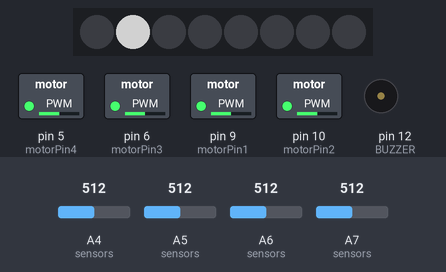
Bench run of a sketch on a simulated Arduino Mega 2560, built with avr-gcc and run on an emulated ATmega2560. Shown: 8 RGB LEDs in strip order, left to right, switched loads named in the sketch (green lamp = pin HIGH), buzzer (waves = sounding). The inputs (shaded band) are chosen by the test bench; at power-on: A4 (sensors) = 512, A5 (sensors) = 512, A6 (sensors) = 512, A7 (sensors) = 512. Dim RGB values are drawn brighter than linear; random numbers use the default seed unless the sketch sets one; pins used as bus, display or sensor lines are not drawn; what the sketch prints to the serial monitor is not drawn.

Above: at 9.2 s.
9.3 s: A4 (sensors) set to 90
At 11.4 s:
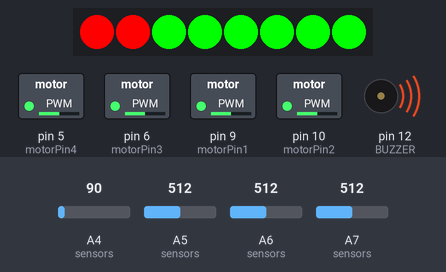
12.3 s: A5 (sensors) set to 90
15.3 s: A6 (sensors) set to 90
At 22.4 s:
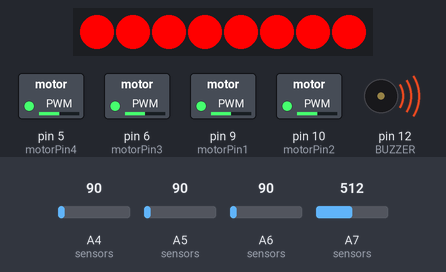
Timing chart, 0 to 53.0 s (numbered marks = the images above; inputs shaded):
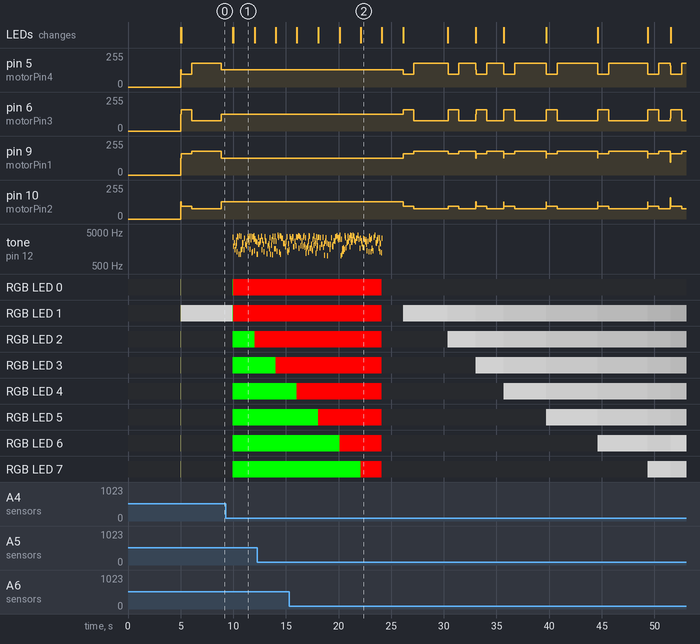

The sketch:

robot_02_nodriza.ino
```cpp
#include "pinDefinition.h"
#include "steer.h"
#include "lineFollower.h"
#include "leds.h"
// estados de control general del robot
#define GO 1 // el robot avanza - usa el lineFollower
#define DOWNLOADING 2
#define WAITING 4
#define TURN 8
#define BACKWARDS 16
int action = GO;
unsigned long pFrameTime = 0; //
int frameRate = 20;
const int INV = B11111111;
void setup()
{
	Serial.begin(9600);
	Serial1.begin(600);
	delay(3000);
	lineFollowerSetup();
	steerSetup();
	// lcdSetup();
	downloadSetup();
	// pinMode(dataPin, INPUT);
	// attachInterrupt(0, interr, FALLING);
	silence();
	ledsOn();
}

int direction = 1;
unsigned long lastDirectionChange;
unsigned long directionChangeTimeout = 1E3;
unsigned long turnDuration = 2E3;
unsigned long turnStartTime = 0;
unsigned long backwardsDuration = 1E3;
unsigned long backwardsStartTime = 0;
unsigned long downloadStartTime = 0;
unsigned long downloadDuration = 8 * 2E3;
void loop()
{
	// joy();
	// run();
	delay(1); // gano tiempo...
	// ------------------------------------
	unsigned long currentTime = millis();
	readSensors();
	updateSensors();
	// main loop
	if ((currentTime - pFrameTime) >= frameRate)
	{
		pFrameTime = currentTime; // controla las animaciones de las luces y demas
		switch (action)
		{
			case GO:
			{
				// lcdPrintCommand("ROBOT: GO");
				playKit();


				wander(millis());
				if (detectBorder())
				{
					direction = inferDirection();
					backwardsStartTime = millis();
					action = BACKWARDS;
				}
				break;
			}
			case BACKWARDS:
				if (millis() - backwardsStartTime < backwardsDuration)
				{
					drive(slow, 0);
					run();
				}
				else
				{
					turnDuration = random(1E3, 4E3);
					turnStartTime = millis();
					action = TURN;
				}
				break;
			case TURN:
			{
				if (millis() - turnStartTime < turnDuration)
				{
					rotate(direction, med);
					run();
				}
				else
				{
					turnDuration = random(1E3, 4E3);
					// action = DOWNLOADING;
					action = random(0, 1E3) < 100 ? DOWNLOADING : GO;
					if(action == DOWNLOADING){
						drive(0,0);
						run();
						downloadStartTime = millis();
					 	for(int times = 0; times < 10; times ++){
					 		Serial1.println("DOWNLOADING");
					 		delay(10);
					 	}
					}
				}
				break;
			}
			case DOWNLOADING:
			{
				// lcdPrintCommand("ROBOT: DOWNLOADING");
				playSound();
				// // playDownloading(currentTime);
				if(playDownloading(millis())){
					action = GO;
					silence();
				}

				break;
			}
		}
	}
}

const int W_WAIT = 0;
const int W_TURN = 1;
const int W_STEPS = 2;
const int W_GO = 4;
int wanderState = W_WAIT;
unsigned long p_wait_delay = 10E3; // ten secs
unsigned long p_turn_delay = 1E3;
unsigned long p_steps_delay = 1E3;
unsigned long p_event_time = 0;
int turnDirection = 1;
void wander(unsigned long currentTime)
{
	switch (wanderState)
	{
		case W_WAIT:
			drive(0, 0);
			run();

			if (currentTime - p_event_time > p_wait_delay)
			{
				p_event_time = currentTime;
				p_wait_delay = random(5E3, 20E3);
				wanderState = random(-1000, 1000) < 0? W_TURN:W_STEPS;
			}
			// do nothing
			break;
		case W_TURN:
			rotate(turnDirection, med);
			run();
			if (currentTime - p_event_time > p_turn_delay)
			{
				p_event_time = currentTime;
				p_turn_delay = random(1E3, 3E3);
				turnDirection = random(-1000, 1000) < 0? -1:1;
				wanderState = random(0, 1000) > 100? W_WAIT:W_STEPS;
			}
			break;
		case W_STEPS:
			drive(-slow, 0);
			run();
			if (currentTime - p_event_time > p_steps_delay)
			{
				p_event_time = currentTime;
				p_steps_delay = random(1E3, 3E3);
				wanderState = random(0, 1000) > 100? W_WAIT:W_TURN;
			}
			break;
		default:
			break;
			// do something
	}
}

boolean detectBorder()
{
	// return status != B00001111? true:false;
	return status != B00001001? true:false;
}

int inferDirection()
{
	return status == B00000011 || status == B00000001? -1:1; // trucho.
}
```

leds.h
```cpp
#include <Adafruit_NeoPixel.h>
#ifdef __AVR__
#include <avr/power.h>
#include "pinDefinition.h"
#endif

#define NUMPIXELS      8

Adafruit_NeoPixel pixels = Adafruit_NeoPixel(NUMPIXELS, LEDS_PIN, NEO_GRB + NEO_KHZ800);


void downloadSetup() {
  // put your setup code here, to run once:
  pinMode(BUZZER, OUTPUT);
  noTone(BUZZER);
  digitalWrite(BUZZER, HIGH); // pongo el pin en alto porque el buzzer esta conectado a 5V.
  pixels.begin(); // This initializes the NeoPixel library.
  // Serial.begin(115200);
}


// funciones de los leds

int ledsbuffer[NUMPIXELS];
unsigned long pLedUpdate = 0;        // will store last time LED was updated
unsigned int currentLed = 0;
int delayVal = 120;
int dir = 1;

void playKit() {
  if ((millis() - pLedUpdate) >= delayVal) {
    pLedUpdate = millis();
    currentLed = (currentLed + dir);
    dir = currentLed > 0 & currentLed < (NUMPIXELS - 1) ? dir : dir * -1;  // ida y vuelta
  }

  for (int i = 0; i < NUMPIXELS; i++) {
    if (i == currentLed) {
      ledsbuffer[i] = 120;
    } else {
//      Serial.println(ledsbuffer[i]);
      ledsbuffer[i] = constrain(ledsbuffer[i] - 10, 0, 255);;

    }
    pixels.setPixelColor(i, pixels.Color(ledsbuffer[i], ledsbuffer[i], ledsbuffer[i])); // Moderately bright green color.

  }
  pixels.show(); // This sends the updated pixel color to the hardware.

}

boolean showEmpty()
{
  currentLed = 0;
  dir = 1;

  for (int i = 0; i < NUMPIXELS; i++) {
    ledsbuffer[i] = 0;
    pixels.setPixelColor(i, pixels.Color(0, 255, 0)); // Moderately bright green color.
  }
  pixels.show();
  return true;
}

void reset(){
  currentLed = 0;
  dir = 1;
  for (int i = 0; i < NUMPIXELS; i++) {
    ledsbuffer[i] = 0;
    pixels.setPixelColor(i, pixels.Color(ledsbuffer[i], ledsbuffer[i],ledsbuffer[i])); // Moderately bright green color.
  }
  pixels.show();
}

void silence()
{
  noTone(BUZZER);
  digitalWrite(BUZZER, HIGH); // pongo el pin en alto porque el buzzer esta conectado a 5V.
}

boolean ledsReseted = false;
unsigned long downloadingSpeed = 2E3;

boolean playDownloading(unsigned long currentTime) {
  if(!ledsReseted){
    ledsReseted = showEmpty();
    Serial.println("reseting leds");
  }else{
    for (int i = 0; i < NUMPIXELS; i++) {
      if (i == currentLed) {
        pixels.setPixelColor(i, pixels.Color(255, 0, 0)); // Moderately bright green color.
      }
    }
    pixels.show(); // This sends the updated pixel color to the hardware.

    if ((currentTime - pLedUpdate) >= downloadingSpeed) {
      pLedUpdate = currentTime;
      currentLed ++;
      if(currentLed >= NUMPIXELS){
        ledsReseted = false;
        reset();
        silence();
        // nextUpdate = currentTime + 5E3;
        delay(downloadingSpeed);
        return true;
      }
    }
  }
  return false;
}

int fadevalue = 0;
int fadetime = 20;
int fadedir = 1;

void playInout(unsigned long currentTime)
{
    for (int i = 0; i < NUMPIXELS; i++) {
        pixels.setPixelColor(i, pixels.Color(fadevalue, fadevalue, fadevalue)); // Moderately bright green color.
    }

    pixels.show(); // This sends the updated pixel color to the hardware.

    if ((currentTime - pLedUpdate) >= fadetime) {
      fadevalue = constrain(fadevalue + 16 * fadedir, 0, 255);
      fadedir = fadevalue <= 0 | fadevalue >= 255 ? fadedir * -1 : fadedir;
    }

}


void ledsOn(){
    for (int i = 0; i < NUMPIXELS; i++) {
        pixels.setPixelColor(i, pixels.Color(100, 100, 60)); // Moderately bright green color.
    }

    pixels.show(); // This sends the updated pixel color to the hardware.

}

// funciones del sonido.
// SONIDO

unsigned long previousOn = 0;        // will store last time LED was updated
unsigned long onInterval = 1000;
unsigned long previousOff = 0;
unsigned long offInterval = 1000;

void playSound() {
  unsigned long currentMillis = millis();
  if (currentMillis - previousOn >= onInterval) {
    onInterval = random(100);
    previousOn = currentMillis;
    tone(BUZZER, random(1000, 4000));
  }

  if (currentMillis - previousOff >= offInterval) {
    offInterval = 20 + random(1500);
    previousOff = currentMillis;
    tone(BUZZER, random(1000, 4000));
  }

}
```

lineFollower.h
```cpp
#include "Arduino.h"
#include "pinDefinition.h"


int sensors[] = {CNY_L1, CNY_L2, CNY_R2, CNY_R1};
int blackValue[sizeof(sensors)/sizeof(int)];
int sensorsValue[sizeof(sensors)/sizeof(int)];
byte status = 0;
int treshold = 32;

// const unsigned long factor = 8;
float factor = 0.85;
int ease(float current, float prev, float factor)
{
	return (unsigned int) (prev * factor) + (current * (1 - factor));
}

void calibrateSensors(){
	for(int times = 0; times < 10; times ++){
		delay(100);
		for(int i = 0; i < sizeof(sensors)/sizeof(int); i++) {
			blackValue[i] += analogRead(sensors[i]);
			blackValue[i] /= 2;
		}
	}
}

void lineFollowerSetup()
{
	for(int i = 0; i < sizeof(sensors)/sizeof(int); i++) pinMode(sensors[i], INPUT);
	calibrateSensors();
}


void readSensors()
{
	for(int i = 0; i < sizeof(sensors)/sizeof(int); i++) {
		sensorsValue[i] = ease(analogRead(sensors[i]), sensorsValue[i], factor);
		Serial.print(sensorsValue[i]);
		Serial.print("\t");
	}

	Serial.println();
}

void updateSensors(){
	status = 0;
	for(int i = 0; i < sizeof(sensors)/sizeof(int); i++){
		byte value = sensorsValue[i] > (blackValue[i] * 2) ? 1 : 0; // 0 estoy en la linea, 1 me sali
		status |= value << i;
	}
}
```

pinDefinition.h
```cpp
#include "Arduino.h"

#ifndef _PIN_DEFS_
#define _PIN_DEFS_

// PWM en mega del 0 al 13, 44, 45 y 46
// Motor A
const int motorPin1 = 9;// 11; // Pin 14 of L293
const int motorPin2 = 10; // 12; // Pin 10 of L293
// Motor B
const int motorPin3 = 6;// 10; // Pin  7 of L293
const int motorPin4 = 5; //9; // Pin  2 of L293

const int BUZZER   = 12;
const int LEDS_PIN  = 7;

const int LCD_D4  = 22; // Violeta
const int LCD_D5  = 24; // Gris
const int LCD_D6  = 26; // Blanco
const int LCD_D7  = 28; // Negro
const int LCD_RS  = 30; // Verde
const int LCD_EN  = 32; // Azul


const int dataPin = 2; // the number of the pushbutton pin


const int SERIAL_1_RX = 19; // mal rotulado en mi placa mega

const int xjoy = A1;
const int yjoy = A0;
// SENSORES SEGUIDOR DE LINEA
// los sensores estan definidos viendo al robot desde arriba
// L1 L2 -- -- R2 R1
const int CNY_R1 = A4;
const int CNY_R2 = A5;
const int CNY_L2 = A6;
const int CNY_L1 = A7;


#endif
```

steer.h
```cpp
#include "Arduino.h"
#include "pinDefinition.h"
int xv = 0;
int yv = 0;
int medx = 0;
int medy = 0;
int maxx = 0;
int maxy = 0;
int m1 = 0;
int m2 = 0;
int m3 = 0;
int m4 = 0;
int rwheel = 0;
int lwheel = 0;

int slow = 250;
int med = 400;
int full = 1000;

void steerSetup()
{
  // Set pins as outputs
  pinMode(motorPin1, OUTPUT);
  pinMode(motorPin2, OUTPUT);
  pinMode(motorPin3, OUTPUT);
  pinMode(motorPin4, OUTPUT);
  pinMode(xjoy, INPUT);
  pinMode(yjoy, INPUT);
  pinMode(A2, INPUT_PULLUP);
  delay(1000); // dice el manual sobre usar analog como input.
  medx = analogRead(xjoy); // el joystick por default está en el medio
  medy = analogRead(yjoy);
  maxx = medx * 2;
  maxy = medy * 2;
}

void motors(int m1, int m2)
{
  lwheel = m1; // (-yv + xv);
  rwheel = m2; // (-yv - xv);
}

// (-Y + X) / 1000.0
// (-Y - X) / 1000.0
void joy()
{
  xv = constrain(map(analogRead(xjoy), 0, maxx, -1000, 1000), -1000, 1000);
  yv = constrain(map(analogRead(yjoy), 0, maxy, 1000, -1000), -1000, 1000);
  motors(-yv + xv, -yv - xv); // diferencial
}

// ----------------------------------------
// control del robot.
// ----------------------------------------
void drive(int fb, int lr)
{
  xv = lr;
  yv = -fb;
  motors(-yv + xv, -yv - xv); // diferencial
}

void rotate(int turn, int speed){
  motors(turn * speed, turn * -speed);
}

void stop(){
  drive(0,0);
}

// ----------------------------------------


void run()
{
  m1 = map(lwheel, -1000, 1000, 0, 255);
  m2 = map(lwheel, -1000, 1000, 255, 0);
  m3 = map(rwheel, -1000, 1000, 0, 255);
  m4 = map(rwheel, -1000, 1000, 255, 0);
  // Serial.print(m1);
  // Serial.print('\t');
  // Serial.print(m2);
  // Serial.print('\t');
  // Serial.print(m3);
  // Serial.print('\t');
  // Serial.print(m4);
  // Serial.print('\n');
  analogWrite(motorPin1, m1);
  analogWrite(motorPin2, m2);
  analogWrite(motorPin3, m3);
  analogWrite(motorPin4, m4);
}

void testSequence2()
{
  drive(1000, 0);
  run();
  delay(2000);
  drive(-1000, 0);
  run();
  delay(2000);
  drive(-500, 500);
  run();
  delay(2000);
  drive(-500, -500);
  run();
  delay(2000);
  drive(0, 0);
  run();
}

void testSequence()
{
  // Motor Control - Motor A: motorPin1,motorpin2 & Motor B: motorpin3,motorpin4
  // This code  will turn Motor A clockwise for 2 sec.
  analogWrite(motorPin1, 180);
  analogWrite(motorPin2, 0);
  analogWrite(motorPin3, 180);
  analogWrite(motorPin4, 0);
  delay(5000);
  // This code will turn Motor A counter-clockwise for 2 sec.
  analogWrite(motorPin1, 0);
  analogWrite(motorPin2, 180);
  analogWrite(motorPin3, 0);
  analogWrite(motorPin4, 180);
  delay(5000);
  // This code will turn Motor B clockwise for 2 sec.
  analogWrite(motorPin1, 0);
  analogWrite(motorPin2, 180);
  analogWrite(motorPin3, 180);
  analogWrite(motorPin4, 0);
  delay(1000);
  // This code will turn Motor B counter-clockwise for 2 sec.
  analogWrite(motorPin1, 180);
  analogWrite(motorPin2, 0);
  analogWrite(motorPin3, 0);
  analogWrite(motorPin4, 180);
  delay(1000);
  // And this code will stop motors
  analogWrite(motorPin1, 0);
  analogWrite(motorPin2, 0);
  analogWrite(motorPin3, 0);
  analogWrite(motorPin4, 0);
}
```

Measured:
- by itself, tone on pin 12 (BUZZER): plays 3623 Hz for 0.10 s, 3144 Hz for 0.03 s, 2735 Hz for 0.10 s, 3625 Hz for 0.03 s, 3679 Hz for 0.03 s, 3244 Hz for 0.03 s … (144 notes in this stretch)
